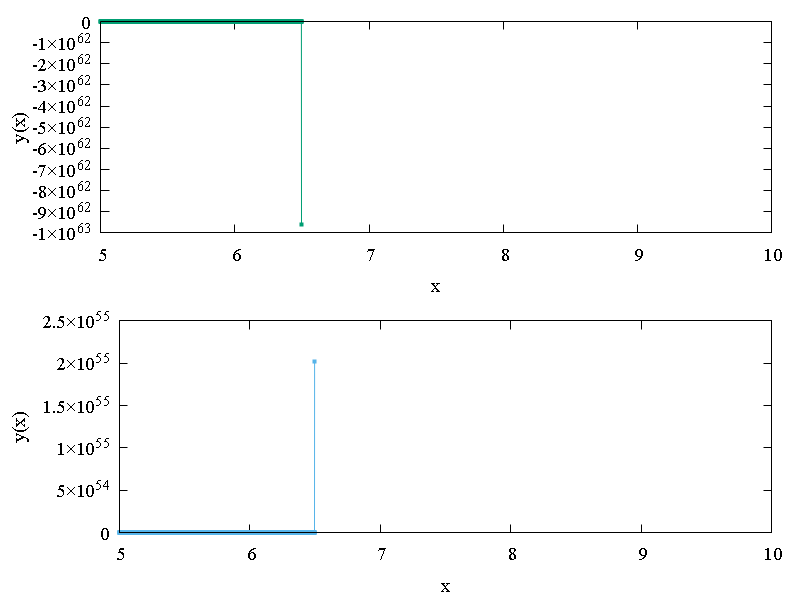

Generate this figure with gnuplot:
set terminal pngcairo transparent enhanced color size 800,600 font "Times-New-Roman, 14"
set output "RK4.png"
set multiplot layout 2,1
set xlabel "x"
set ylabel "y(x)"
unset key

plot "datosRK4.dat" index 0 using 3:2 with lp pt 5 ps 0.5 lc 2

reset

set xlabel "x"
set ylabel "y(x)"
unset key

plot "datosRK4.dat" index 0 using 3:1 with lp pt 5 ps 0.5 lc 3

unset multiplot
unset output
#lt line type
